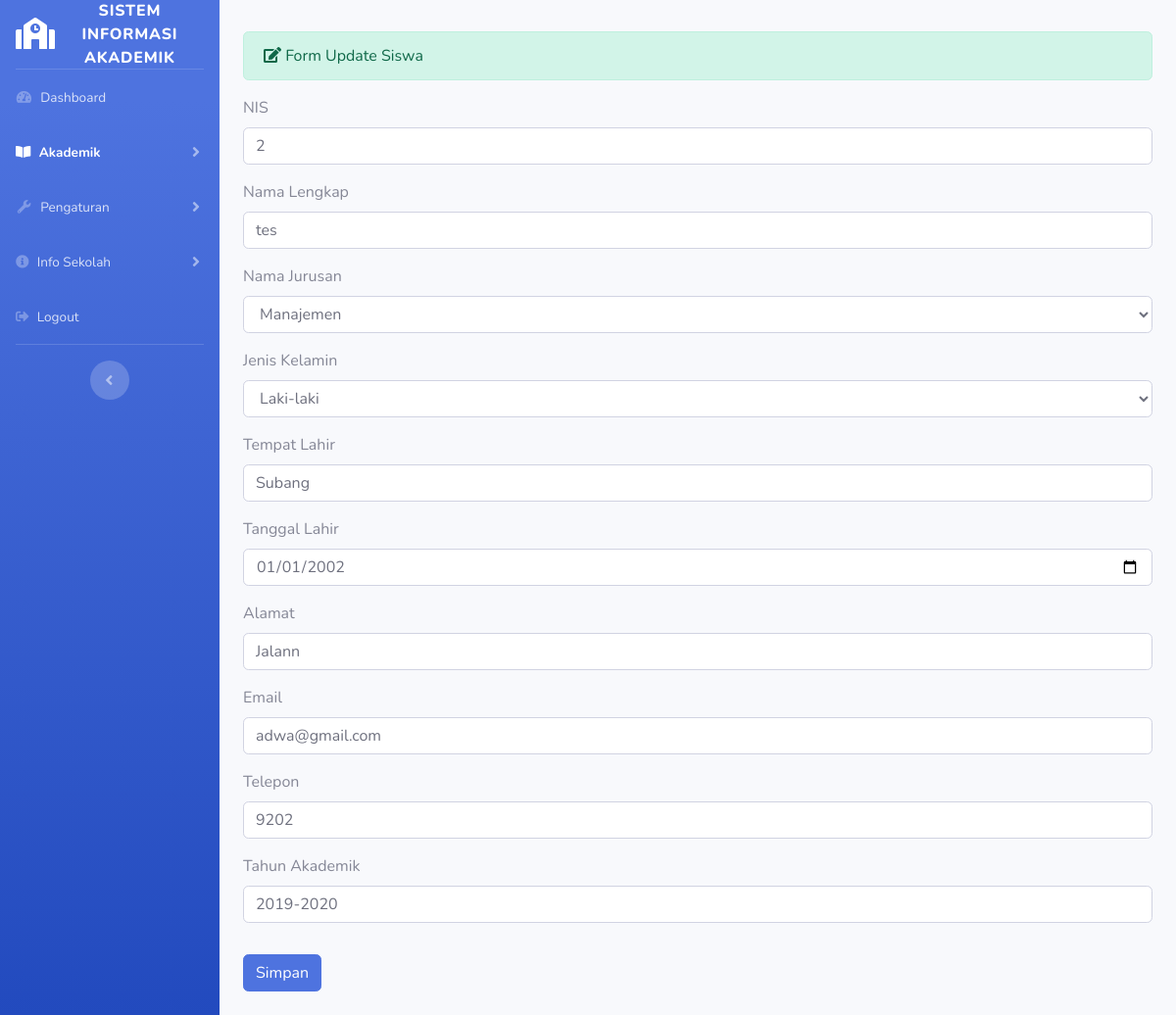
Screenshot of /admin/siswa/update/2 with the database file from the repository.
### tables this page shows
CREATE TABLE `siswa` (
  `id` int(11) NOT NULL,
  `nis` varchar(12) NOT NULL,
  `nama_lengkap` varchar(120) NOT NULL,
  `nama_jurusan` varchar(120) NOT NULL,
  `jenis_kelamin` varchar(120) NOT NULL,
  `tempat_lahir` varchar(20) NOT NULL,
  `alamat` varchar(255) NOT NULL,
  `email` varchar(120) NOT NULL,
  `telepon` varchar(20) NOT NULL,
  `tanggal_lahir` date NOT NULL,
  `tahun_akademik` varchar(20) NOT NULL,
  `photo` varchar(255) NOT NULL
);

### application/controllers/admin/siswa.php (called while the page is built, shortened)
<?php
class Siswa extends CI_Controller
{
    public function update($id)
    {
        $where = array('id' => $id);
        $data['siswa']      = $this->siswa_model->edit_data($where, 'siswa')->result();
        $data['jurusan']    = $this->siswa_model->tampil_data('jurusan')->result();
        $data['detail']     = $this->siswa_model->ambil_id_siswa($id);
        $this->load->view('templates_admin/header_dashboard');
        $this->load->view('templates_admin/sidebar2');
        $this->load->view('admin/siswa_update', $data);
        $this->load->view('templates_admin/footer');
    }
    public function __construct()
    {
        $this->load->database();
        $this->load->model('siswa_model');
    }
}

### index.php (called while the page is built, shortened)
<?php
require_once BASEPATH.'core/CodeIgniter.php';

### application/models/siswa_model.php (called while the page is built, shortened)
<?php
class Siswa_model extends CI_Model
{
    public function tampil_data($table)
    {
        return $this->db->get($table);
    }
    public function edit_data($where, $table)
    {
        return $this->db->get_where($table, $where);
    }
}

### application/views/admin/siswa_update.php (the view, shortened to what this page needs)
<div class="container-fluid">
    <div class="alert alert-success" role="alert">
        <i class="fa fa-edit"></i> Form Update Siswa
    </div>
    <?php foreach ($siswa as $sis) : ?>
        <?php echo form_open_multipart('admin/siswa/update_siswa_aksi') ?>
        <div class="form-group">
            <label>NIS</label>
            <input type="text" name="nis" placeholder="Masukkan NIS" class="form-control " value="<?php echo $sis->id ?>">
        </div>
        <div class="form-group">
            <label>Nama Lengkap</label>
            <input type="text" name="nama_lengkap" placeholder="Masukkan Nama Lengkap" class="form-control" value="<?php echo $sis->nama_lengkap ?>">
        </div>
        <div class="form-group">
            <label>Nama Jurusan</label>
            <select name="nama_jurusan" class="form-control" value="<?php echo $sis->nama_jurusan ?>">
                <?php foreach ($jurusan as $jrs) : ?>
                    <option value="<?php echo $jrs->nama_jurusan ?>"><?php echo $jrs->nama_jurusan ?> </option>
                <?php endforeach; ?>
            </select>
        </div>
        <div class="form-group">
            <label>Jenis Kelamin</label>
            <select name="jenis_kelamin" class="form-control" value="<?php echo $sis->jenis_kelamin ?>">
                <option>Laki-laki</option>
            </select>
        </div>
        <div class="form-group">
            <label>Tempat Lahir</label>
            <input type="text" name="tempat_lahir" placeholder="Masukkan Tempat Lahir" class="form-control" value="<?php echo $sis->tempat_lahir ?>">
        </div>
        <div class="form-group">
            <label>Tanggal Lahir</label>
            <input type="date" name="tanggal_lahir" class="form-control" value="<?php echo $sis->tanggal_lahir ?>">
        </div>
        <div class="form-group">
            <label>Alamat</label>
            <input type="text" name="alamat" placeholder="Masukkan Alamat" class="form-control" value="<?php echo $sis->alamat ?>">
        </div>
        <div class="form-group">
            <label>Email</label>
            <input type="text" name="email" placeholder="Masukkan Email" class="form-control" value="<?php echo $sis->email ?>">
        </div>
        <div class="form-group">
            <label>Telepon</label>
            <input type="text" name="telepon" placeholder="Masukkan Telepon" class="form-control" value="<?php echo $sis->telepon ?>">
        </div>
        <div class="form-group">
            <label>Tahun Akademik</label>
            <input type="year" name="tahun_akademik" placeholder="Masukkan Tahun Akademik" class="form-control" value="<?php echo $sis->tahun_akademik ?>">
        </div>
        <button type="submit" class="btn btn-primary mb-4 mt-3">Simpan</button>
    <?php endforeach; ?>
</div>

### rows the page displays
siswa: nis "2", nama_lengkap "tes", jenis_kelamin "Laki-laki", tempat_lahir "Subang", tanggal_lahir "01/01/2002", alamat "Jalann", email "adwa@gmail.com", telepon "9202", tahun_akademik "2019-2020"

### other values shown
form field nama_jurusan "Manajemen"
